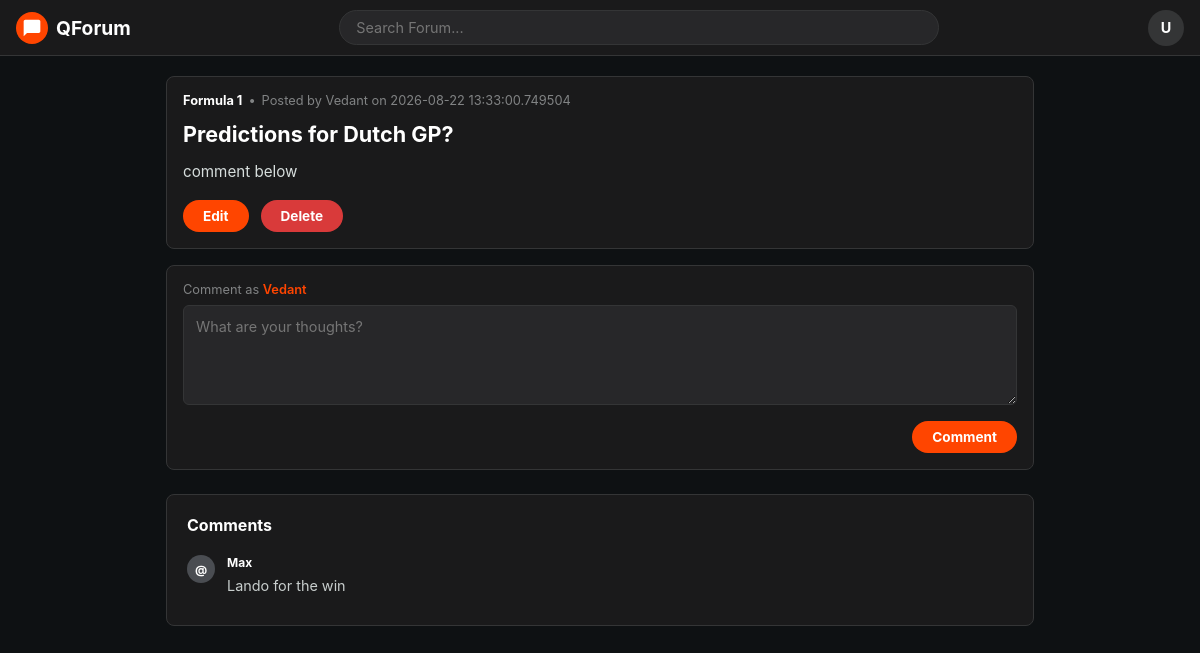
/post/5 (signed in), run on the app's committed database.
### app/models.py (models this page shows, shortened)
class Post(Base):
    __tablename__ = "post"
    id = Column(Integer, primary_key=True)
    title = Column(String(200), nullable=False)
    body = Column(Text, nullable=False)
    topic = Column(Text, nullable=False)
    author_id = Column(String(100), ForeignKey("user.username"), nullable=False)
    created_at = Column(
        DateTime,
        default=lambda: datetime.utcnow().replace(second=0, microsecond=0),
        nullable=False,
    )
    author = relationship("User", back_populates="posts")
    comments = relationship("Comment", back_populates="post", cascade="all, delete-orphan")

class User(Base):
    __tablename__ = "user"
    id = Column(Integer, primary_key=True)
    username = Column(String(100), unique=True, nullable=False, index=True)
    email = Column(String(120), unique=True, nullable=False, index=True)
    password_hash = Column(String(255), nullable=False)
    posts = relationship("Post", back_populates="author", cascade="all, delete-orphan")
    comments = relationship("Comment", back_populates="author", cascade="all, delete-orphan")

class Comment(Base):
    __tablename__ = "comment"
    id = Column(Integer, primary_key=True)
    body = Column(Text, nullable=False)
    author_id = Column(String(100), ForeignKey("user.username"), nullable=False)
    post_id = Column(Integer, ForeignKey("post.id"), nullable=False)
    author = relationship("User", back_populates="comments")
    post = relationship("Post", back_populates="comments")

### app/routes/post_display_routes.py (the view)
@router.get("/post/{post_id}")
def view_post(request: Request, post_id: int, db: Session = Depends(get_db)):
    user = get_logged_in_user(request, db)
    if not user:
        return RedirectResponse(url="/login", status_code=303)
    post = db.query(Post).filter(Post.id == post_id).first()
    if not post:
        raise HTTPException(status_code=404, detail="Post not found")
    comments = db.query(Comment).filter(Comment.post_id == post_id).all()
    return templates.TemplateResponse(
        request,
        "comments.html",
        {
            "post": post,
            "user": user.username,
            "current_user": user,
            "comments": comments,
            "can_manage_post": post.author_id == user.username,
        },
    )

### app/templates/comments.html (shortened to what this page needs)
<!DOCTYPE html>
<html lang="en">
<head>
  <link rel="stylesheet" href="{{ url_for('static', path='css/style4.css') }}">
  </head>
<body><header class="navbar">
    <a href="/" class="nav-brand">
      <div class="brand-logo">
        <svg xmlns="http://www.w3.org/2000/svg" viewBox="0 0 24 24">
          <path d="M20 2H4c-1.1 0-2 .9-2 2v18l4-4h14c1.1 0 2-.9 2-2V4c0-1.1-.9-2-2-2z"/>
        </svg>
      </div>
      <span>QForum</span>
    </a>
    <div class="nav-search">
      <input type="text" class="search-input" placeholder="Search Forum...">
    </div>
    <div class="user-profile" title="User Profile">U</div>
  </header>
  <main class="container">
    <article class="post-container">
      <div class="post-content">
        <div class="post-header">
          <a href="#" class="subreddit-name">{{post.topic}}</a>
          <span>•</span>
          <span>Posted by {{post.author_id}} on {{post.created_at}}</span>
        </div>
        <h1 class="post-title">{{post.title}}</h1>
        <div class="post-body">
          <p>{{post.body}}</p>
         </div>
        {% if can_manage_post %}
        <div class="post-actions" style="margin-top: 1rem; display: flex; gap: 0.75rem;">
          <a href="{{ url_for('edit_post_page', post_id=post.id) }}" class="btn-submit-comment" style="display: inline-block; text-decoration: none;">Edit</a>
          <form method="POST" action="{{ url_for('delete_post', post_id=post.id) }}" style="margin: 0;">
            <button type="submit" class="btn-submit-comment" style="background: #d93a3a; border-color: #d93a3a;">Delete</button>
          </form>
        </div>
        {% endif %}
      </div>
    </article>
    <section class="add-comment-card">
      <div class="comment-as">Comment as <span>{{user}}</span></div>
      <form  method="POST" action="{{ url_for('create_comment', post_id=post.id) }}">
        <textarea class="comment-textarea" name="comment" placeholder="What are your thoughts?" required></textarea>
        <div class="comment-submit-wrapper">
          <button type="submit" class="btn-submit-comment">Comment</button>
        </div>
      </form>
    </section>
    <section class="comments-section">
      <h2 class="section-title">Comments</h2>
      <div class="comment-thread">
    {% for commentdata in comments %}
        <div class="comment">
          <div class="comment-avatar">@</div>
          <div class="comment-body-wrapper">
            <div class="comment-meta">
              <a href="#" class="comment-author">{{commentdata.author_id}}</a>
            </div>
            <p class="comment-text">{{commentdata.body}}</p>
        </div></div>
{% endfor %}
    </section>
  </main>
</body>
</html>

### app/static/css/style4.css (style rules this page uses)
:root { --bg-color: #0e1113; --card-bg: #1a1a1b; --border-color: #343536; --text-main: #d7dedd; --text-muted: #818384; --accent-color: #ff4500; --accent-hover: #e03d00; --input-bg: #272729; --upvote-color: #ff4500; --downvote-color: #7193ff; --thread-line: #343536; }
* { box-sizing: border-box; margin: 0; padding: 0; font-family: -apple-system, BlinkMacSystemFont, "Segoe UI", Roboto, Helvetica, Arial, sans-serif; }
body { background-color: var(--bg-color); color: var(--text-main); padding-top: 56px; }
.navbar { position: fixed; top: 0; left: 0; right: 0; height: 56px; background-color: var(--card-bg); border-bottom: 1px solid var(--border-color); display: flex; align-items: center; justify-content: space-between; padding: 0 16px; z-index: 100; }
.nav-brand { display: flex; align-items: center; gap: 8px; text-decoration: none; color: #ffffff; font-weight: 700; font-size: 1.2rem; }
.brand-logo { width: 32px; height: 32px; background-color: var(--accent-color); border-radius: 50%; display: flex; align-items: center; justify-content: center; }
.brand-logo svg { fill: #ffffff; width: 20px; height: 20px; }
.nav-search { flex: 1; max-width: 600px; margin: 0 16px; }
.search-input { width: 100%; background-color: var(--input-bg); border: 1px solid var(--border-color); border-radius: 20px; padding: 8px 16px; color: #ffffff; font-size: 0.9rem; outline: none; }
.user-profile { width: 36px; height: 36px; border-radius: 50%; background-color: #343536; display: flex; align-items: center; justify-content: center; color: #ffffff; font-weight: bold; font-size: 0.9rem; }
.container { max-width: 900px; margin: 20px auto; padding: 0 16px; }
.post-container { background-color: var(--card-bg); border: 1px solid var(--border-color); border-radius: 8px; display: flex; overflow: hidden; margin-bottom: 16px; }
.post-content { padding: 16px; flex: 1; }
.post-header { display: flex; align-items: center; gap: 6px; font-size: 0.8rem; color: var(--text-muted); margin-bottom: 12px; }
.subreddit-name { color: #ffffff; font-weight: 700; text-decoration: none; }
.post-title { font-size: 1.35rem; font-weight: 700; color: #ffffff; margin-bottom: 12px; line-height: 1.3; }
.post-body { font-size: 0.95rem; color: #d7dedd; line-height: 1.6; margin-bottom: 16px; }
.add-comment-card { background-color: var(--card-bg); border: 1px solid var(--border-color); border-radius: 8px; padding: 16px; margin-bottom: 24px; }
.comment-as { font-size: 0.8rem; color: var(--text-muted); margin-bottom: 8px; }
.comment-as span { color: var(--accent-color); font-weight: 600; }
.comment-textarea { width: 100%; min-height: 100px; background-color: var(--input-bg); border: 1px solid var(--border-color); border-radius: 6px; padding: 12px; color: #ffffff; font-size: 0.9rem; outline: none; resize: vertical; margin-bottom: 12px; }
.comment-submit-wrapper { display: flex; justify-content: flex-end; }
.btn-submit-comment { background-color: var(--accent-color); color: #ffffff; border: none; border-radius: 20px; padding: 8px 20px; font-size: 0.85rem; font-weight: 700; cursor: pointer; }
.comments-section { background-color: var(--card-bg); border: 1px solid var(--border-color); border-radius: 8px; padding: 20px; }
.section-title { font-size: 1rem; font-weight: 700; margin-bottom: 20px; color: #ffffff; }
.comment-thread { display: flex; flex-direction: column; gap: 16px; }
.comment { display: flex; gap: 12px; position: relative; }
.comment-avatar { width: 28px; height: 28px; border-radius: 50%; background-color: #4a4d52; display: flex; align-items: center; justify-content: center; font-size: 0.75rem; font-weight: 700; color: #ffffff; flex-shrink: 0; }
.comment-body-wrapper { flex: 1; }
.comment-meta { display: flex; align-items: center; gap: 8px; font-size: 0.75rem; color: var(--text-muted); margin-bottom: 6px; }
.comment-author { color: #ffffff; font-weight: 700; text-decoration: none; }
.comment-text { font-size: 0.9rem; color: #c8cecd; line-height: 1.4; margin-bottom: 8px; }

### data on the page
Post: topic "Formula 1", author_id "Vedant", created_at "2026-08-22 13:33:00.749504", title "Predictions for Dutch GP?", body "comment below"
User: username "Vedant"
Comment: author_id "Max", body "Lando for the win"
